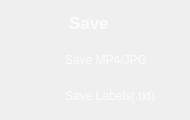
                 <widget class="QFrame" name="Save_QF">
                  <property name="minimumSize">
                   <size>
                    <width>190</width>
                    <height>120</height>
                   </size>
                  </property>
                  <property name="maximumSize">
                   <size>
                    <width>190</width>
                    <height>120</height>
                   </size>
                  </property>
                  <property name="styleSheet">
                   <string notr="true">QFrame#Save_QF{
border:2px solid rgba(255, 255, 255, 70);
border-radius:15px;
}</string>
                  </property>
                  <layout class="QVBoxLayout" name="verticalLayout_20">
                   <property name="leftMargin">
                    <number>9</number>
                   </property>
                   <property name="topMargin">
                    <number>9</number>
                   </property>
                   <property name="rightMargin">
                    <number>9</number>
                   </property>
                   <property name="bottomMargin">
                    <number>9</number>
                   </property>
                   <item>
                    <widget class="QPushButton" name="ToggleBotton_5">
                     <property name="sizePolicy">
                      <sizepolicy hsizetype="Expanding" vsizetype="Fixed">
                       <horstretch>0</horstretch>
                       <verstretch>0</verstretch>
                      </sizepolicy>
                     </property>
                     <property name="minimumSize">
                      <size>
                       <width>0</width>
                       <height>30</height>
                      </size>
                     </property>
                     <property name="maximumSize">
                      <size>
                       <width>16777215</width>
                       <height>30</height>
                      </size>
                     </property>
                     <property name="font">
                      <font>
                       <family>Nirmala UI</family>
                       <pointsize>13</pointsize>
                       <italic>false</italic>
                       <bold>true</bold>
                      </font>
                     </property>
                     <property name="cursor">
                      <cursorShape>ArrowCursor</cursorShape>
                     </property>
                     <property name="mouseTracking">
                      <bool>true</bool>
                     </property>
                     <property name="focusPolicy">
                      <enum>Qt::StrongFocus</enum>
                     </property>
                     <property name="contextMenuPolicy">
                      <enum>Qt::DefaultContextMenu</enum>
                     </property>
                     <property name="layoutDirection">
                      <enum>Qt::LeftToRight</enum>
                     </property>
                     <property name="autoFillBackground">
                      <bool>false</bool>
                     </property>
                     <property name="styleSheet">
                      <string notr="true">QPushButton{
background-image: url(:/all/img/save.png);
background-repeat: no-repeat;
background-position: left center;
border: none;
border-left: 20px solid transparent;

text-align: left;
padding-left: 40px;
padding-bottom: 2px;
color: rgba(255, 255, 255, 199);
font: 700 13pt &quot;Nirmala UI&quot;;
}</string>
                     </property>
                     <property name="text">
                      <string>Save</string>
                     </property>
                     <property name="icon">
                      <iconset theme="zoom-out">
                       <normaloff>.</normaloff>.</iconset>
                     </property>
                     <property name="autoDefault">
                      <bool>false</bool>
                     </property>
                     <property name="default">
                      <bool>false</bool>
                     </property>
                     <property name="flat">
                      <bool>false</bool>
                     </property>
                    </widget>
                   </item>
                   <item>
                    <widget class="QCheckBox" name="save_res_button">
                     <property name="cursor">
                      <cursorShape>PointingHandCursor</cursorShape>
                     </property>
                     <property name="styleSheet">
                      <string notr="true">QCheckBox {
color: rgba(255, 255, 255, 199);
font: 590 10pt &quot;Nirmala UI&quot;;
        }

        QCheckBox::indicator {
            padding-top: 1px;
padding-left: 10px;
            width: 40px;
            height: 30px;
            border: none;
        }

        QCheckBox::indicator:unchecked {
            image: url(:/all/img/check_no.png);
        }

        QCheckBox::indicator:checked {
            image: url(:/all/img/check_yes.png);
        }</string>
                     </property>
                     <property name="text">
                      <string>Save MP4/JPG</string>
                     </property>
                    </widget>
                   </item>
                   <item>
                    <widget class="QCheckBox" name="save_txt_button">
                     <property name="cursor">
                      <cursorShape>PointingHandCursor</cursorShape>
                     </property>
                     <property name="styleSheet">
                      <string notr="true">QCheckBox {
color: rgba(255, 255, 255, 199);
font: 590 10pt &quot;Nirmala UI&quot;;
        }

        QCheckBox::indicator {
            padding-top: 1px;
padding-left: 10px;
            width: 40px;
            height: 30px;
            border: none;
        }

        QCheckBox::indicator:unchecked {
            image: url(:/all/img/check_no.png);
        }

        QCheckBox::indicator:checked {
            image: url(:/all/img/check_yes.png);
        }</string>
                     </property>
                     <property name="text">
                      <string>Save Labels(.txt)</string>
                     </property>
                    </widget>
                   </item>
                  </layout>
                 </widget>
